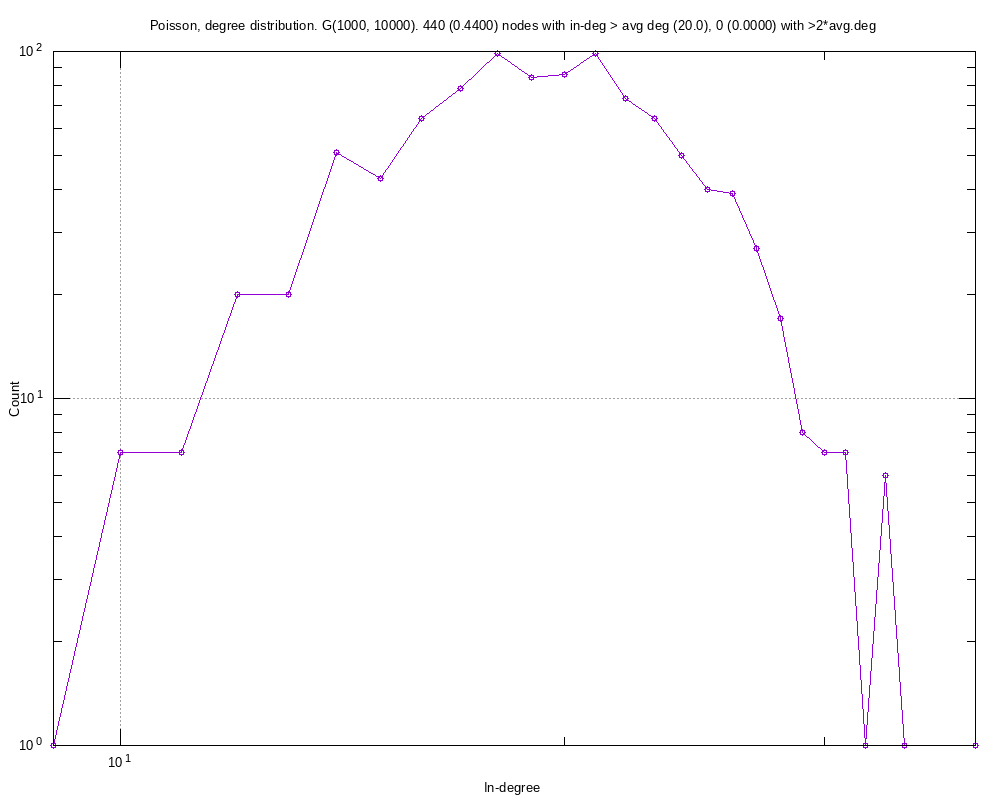

Source code (gnuplot):
#
# Poisson, degree distribution. G(1000, 10000). 440 (0.4400) nodes with in-deg > avg deg (20.0), 0 (0.0000) with >2*avg.deg (Thu Nov  2 10:51:48 2023)
#

set title "Poisson, degree distribution. G(1000, 10000). 440 (0.4400) nodes with in-deg > avg deg (20.0), 0 (0.0000) with >2*avg.deg"
set key bottom right
set logscale xy 10
set format x "10^{%L}"
set mxtics 10
set format y "10^{%L}"
set mytics 10
set grid
set xlabel "In-degree"
set ylabel "Count"
set tics scale 2
set terminal png font arial 10 size 1000,800
set output 'inDeg._Poisson-4.png'
plot 	"inDeg._Poisson-4.tab" using 1:2 title "" with linespoints pt 6
